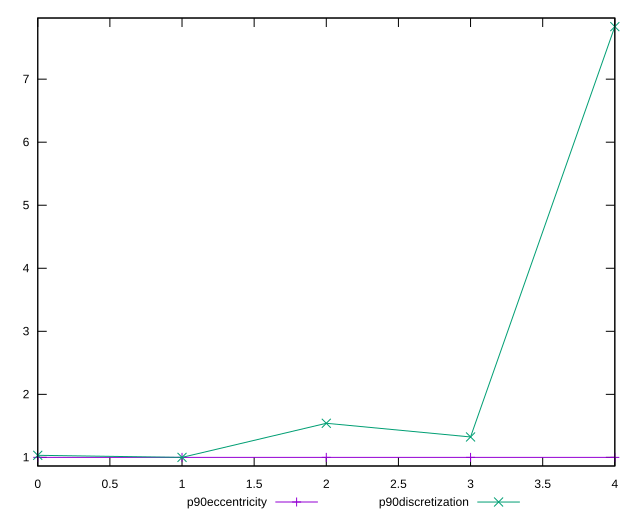

The gnuplot source for this figure:
reset

$p90Eccentricity <<EOF
0 1.0000000000000004
1 0.9999999999999999
2 0.9999999999999996
3 0.9999999999999991
4 1.000000000000002
EOF

$p90Discretization <<EOF
0 1.032967032967033
1 1
2 1.540983606557377
3 1.323943661971831
4 7.833333333333333
EOF

set key outside below
set xrange [0:4]
set yrange [0.8633333333333324:7.97]
set trange [0.8633333333333324:7.97]
set terminal svg size 640, 520 enhanced background rgb 'white'
set output "report_00021_2021-02-20T09:16:39.615Z/total-blocking-time/progression/eccentricity.svg"

plot $p90Eccentricity title "p90eccentricity" with linespoints, \
     $p90Discretization title "p90discretization" with linespoints

reset
